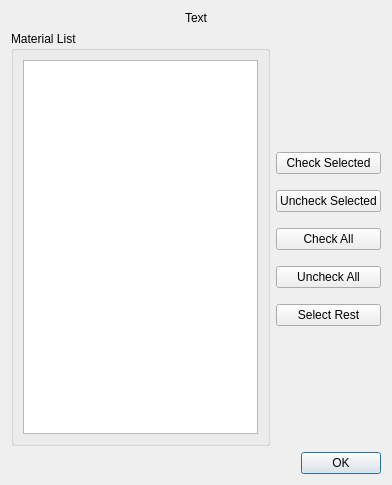
<?xml version="1.0" encoding="UTF-8"?>
<ui version="4.0">
 <class>HCMaterialDialog</class>
 <widget class="QDialog" name="HCMaterialDialog">
  <property name="geometry">
   <rect>
    <x>0</x>
    <y>0</y>
    <width>392</width>
    <height>485</height>
   </rect>
  </property>
  <property name="windowTitle">
   <string>Override Materials</string>
  </property>
  <layout class="QVBoxLayout" name="verticalLayout_3">
   <item>
    <widget class="QLabel" name="lbl_explanation">
     <property name="text">
      <string>Text</string>
     </property>
     <property name="alignment">
      <set>Qt::AlignCenter</set>
     </property>
     <property name="wordWrap">
      <bool>true</bool>
     </property>
    </widget>
   </item>
   <item>
    <layout class="QHBoxLayout" name="horizontalLayout">
     <item>
      <widget class="QGroupBox" name="groupBox">
       <property name="title">
        <string>Material List</string>
       </property>
       <layout class="QVBoxLayout" name="verticalLayout">
        <item>
         <widget class="QListWidget" name="list_materials">
          <property name="selectionMode">
           <enum>QAbstractItemView::ExtendedSelection</enum>
          </property>
         </widget>
        </item>
       </layout>
      </widget>
     </item>
     <item>
      <layout class="QVBoxLayout" name="verticalLayout_2">
       <property name="spacing">
        <number>16</number>
       </property>
       <item>
        <spacer name="verticalSpacer_2">
         <property name="orientation">
          <enum>Qt::Vertical</enum>
         </property>
         <property name="sizeHint" stdset="0">
          <size>
           <width>20</width>
           <height>40</height>
          </size>
         </property>
        </spacer>
       </item>
       <item>
        <widget class="QPushButton" name="pb_check_selected">
         <property name="text">
          <string>Check Selected</string>
         </property>
        </widget>
       </item>
       <item>
        <widget class="QPushButton" name="pb_uncheck_selected">
         <property name="text">
          <string>Uncheck Selected</string>
         </property>
        </widget>
       </item>
       <item>
        <widget class="QPushButton" name="pb_check_all">
         <property name="text">
          <string>Check All</string>
         </property>
        </widget>
       </item>
       <item>
        <widget class="QPushButton" name="pb_uncheck_all">
         <property name="text">
          <string>Uncheck All</string>
         </property>
        </widget>
       </item>
       <item>
        <widget class="QPushButton" name="pb_select_rest">
         <property name="text">
          <string>Select Rest</string>
         </property>
        </widget>
       </item>
       <item>
        <spacer name="verticalSpacer">
         <property name="orientation">
          <enum>Qt::Vertical</enum>
         </property>
         <property name="sizeHint" stdset="0">
          <size>
           <width>20</width>
           <height>40</height>
          </size>
         </property>
        </spacer>
       </item>
      </layout>
     </item>
    </layout>
   </item>
   <item>
    <widget class="QDialogButtonBox" name="bb_ok_cancel">
     <property name="orientation">
      <enum>Qt::Horizontal</enum>
     </property>
     <property name="standardButtons">
      <set>QDialogButtonBox::Ok</set>
     </property>
    </widget>
   </item>
  </layout>
 </widget>
 <resources/>
 <connections>
  <connection>
   <sender>bb_ok_cancel</sender>
   <signal>accepted()</signal>
   <receiver>HCMaterialDialog</receiver>
   <slot>accept()</slot>
   <hints>
    <hint type="sourcelabel">
     <x>248</x>
     <y>254</y>
    </hint>
    <hint type="destinationlabel">
     <x>157</x>
     <y>274</y>
    </hint>
   </hints>
  </connection>
  <connection>
   <sender>bb_ok_cancel</sender>
   <signal>rejected()</signal>
   <receiver>HCMaterialDialog</receiver>
   <slot>reject()</slot>
   <hints>
    <hint type="sourcelabel">
     <x>316</x>
     <y>260</y>
    </hint>
    <hint type="destinationlabel">
     <x>286</x>
     <y>274</y>
    </hint>
   </hints>
  </connection>
 </connections>
</ui>
